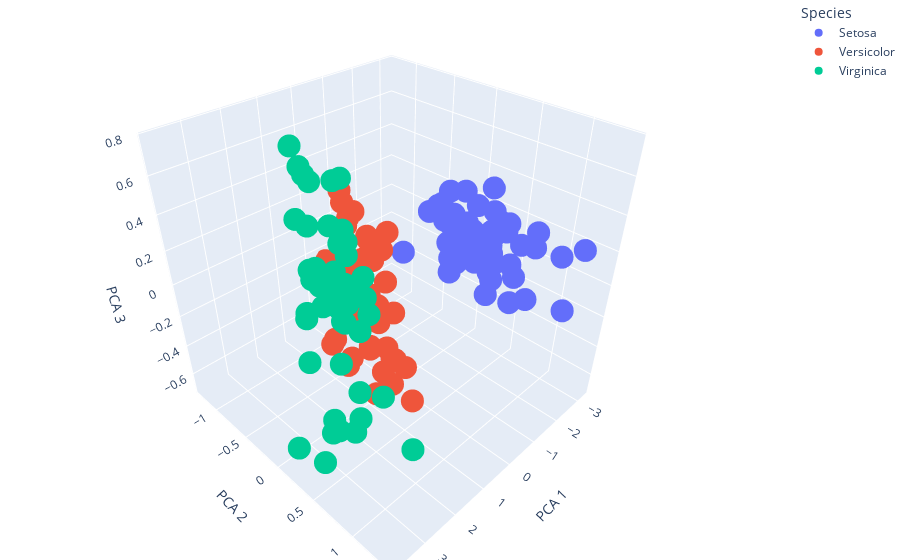

The notebook cell this image was saved under:
### Code cell
# Using Plotly Express

df_x = pd.DataFrame(X_reduced, columns=["PCA 1", "PCA 2", "PCA 3"])
df_y = pd.DataFrame(y, columns=["Species ID"])

species_id_to_name = {0 : "Setosa", 1 : "Versicolor", 2 : "Virginica"}

df_y["Species"] = df_y[["Species ID"]].applymap(lambda x: species_id_to_name[x])

df = pd.concat([df_x, df_y], axis=1)

fig = px.scatter_3d(df, x="PCA 1", y="PCA 2", z="PCA 3", color="Species", size_max=10)

# tight layout
fig.update_layout(margin=dict(l=0, r=0, b=0, t=0))
